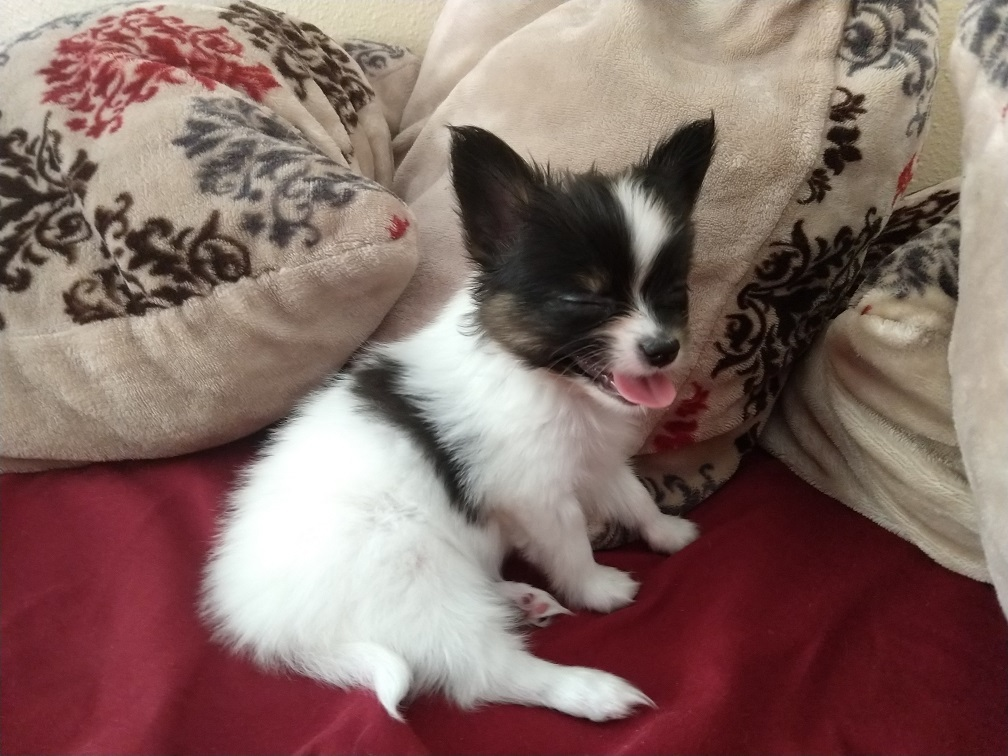
#> input picture examples/sample_images/aurora.jpg, 1008 x 756 px, given in place of the camera
$ python morphological_ops.py
#> lines starting #> are read from the running program, lines starting #| are printed output that depends on the picture; after the words box and inside, x2 and y2 are one past the last pixel; in counts of white or black regions, pixels touching at a corner belong together
import cv2 as cv
import numpy as np

webcam = cv.VideoCapture(0)


def morph_ops():

    cv.namedWindow('controls')
    cv.createTrackbar('threshold',
                      'controls',
                      0,
                      255,
                      lambda *args: None)

    cv.setTrackbarPos('threshold', 'controls', 127)

    cv.createTrackbar('blur',
                      'controls',
                      3,
                      100,
                      lambda *args: None)

    cv.setTrackbarPos('blur', 'controls', 3)

    cv.createTrackbar('erosion',
                      'controls',
                      0,
                      30,
                      lambda *args: None)

    cv.setTrackbarPos('erosion', 'controls', 15)

    cv.createTrackbar('dilation',
                      'controls',
                      0,
                      30,
                      lambda *args: None)

    cv.setTrackbarPos('dilation', 'controls', 15)

    # morph toggles
    cv.createTrackbar('dilation toggle',
                      'controls',
                      0,
                      1,
                      lambda *args: None)
    cv.setTrackbarPos('dilation toggle', 'controls', 0)

    cv.createTrackbar('erosion toggle',
                      'controls',
                      0,
                      1,
                      lambda *args: None)

    cv.setTrackbarPos('erosion toggle', 'controls', 0)


    key = ord('r')

    while key != ord('s'):
        still = webcam.read()
        img_gray = cv.cvtColor(still[1], cv.COLOR_BGR2GRAY)
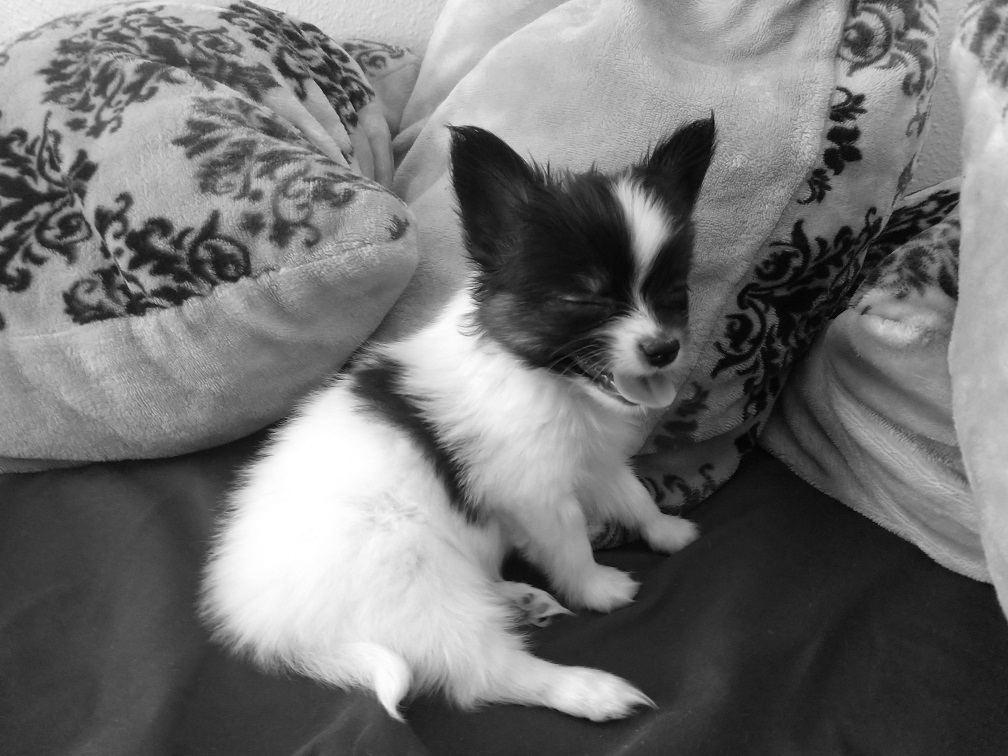
#> img_gray: shape (756, 1008); min 2, max 255, mean 114.9

        # ops
        thresh = int(cv.getTrackbarPos('threshold', 'controls'))
        ret, img = cv.threshold(img_gray,
                                thresh,
                                255,
                                cv.THRESH_BINARY)
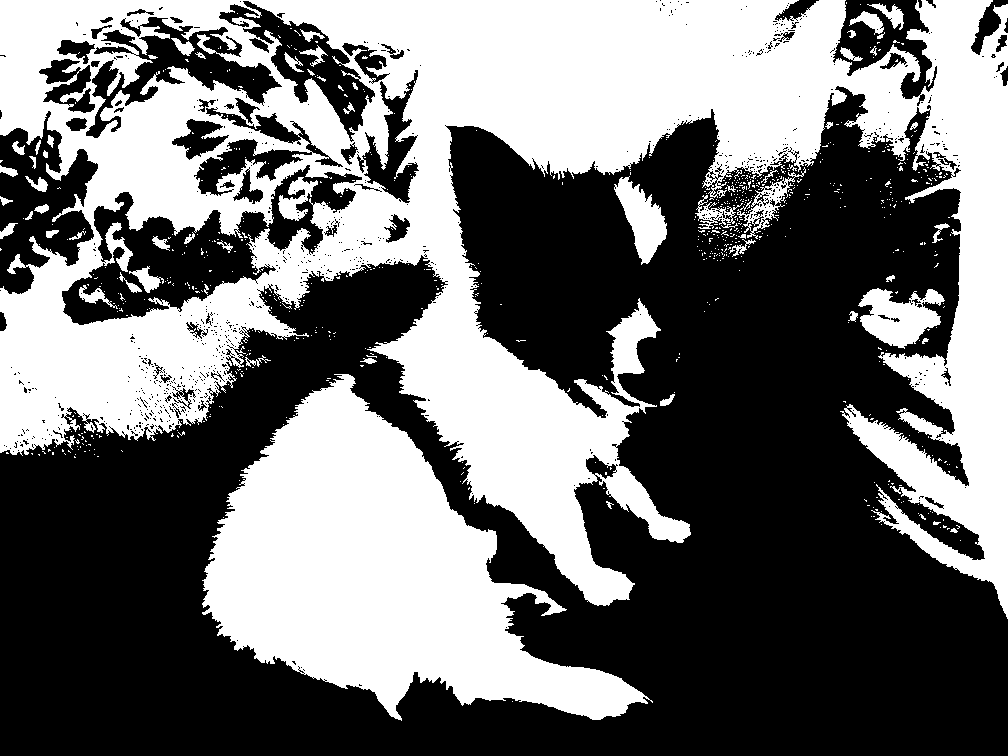
#> img: shape (756, 1008); 44.4% white; 754 white regions (691 under 20 px), largest, box (x1, y1, x2, y2) and area: (0, 0, 1008, 619) 250938, (202, 374, 653, 721) 72901, (858, 288, 945, 349) 3091
#> ret = 127

        blur_level = int(cv.getTrackbarPos('blur', 'controls'))
        if blur_level % 2 == 0:
            blur_level += 1

        img = cv.GaussianBlur(img, (blur_level, blur_level), 0)

        # morph ops
        dilation = int(cv.getTrackbarPos('dilation', 'controls'))
        dilation_tog = int(cv.getTrackbarPos('dilation toggle', 'controls'))

        erosion = int(cv.getTrackbarPos('erosion', 'controls'))
        erosion_tog = int(cv.getTrackbarPos('erosion toggle', 'controls'))

        if erosion_tog:
            img = cv.erode(img,
                            np.ones((erosion, erosion),
                            dtype=int))

        if dilation_tog:
            img = cv.dilate(img,
                            np.ones((dilation, dilation),
                            dtype=int))


        cv.imshow('output img', img)
        key = cv.waitKey(5)
#> (key Esc is pressed here)


morph_ops()

$ run again, on examples/sample_images/boat1.jpg
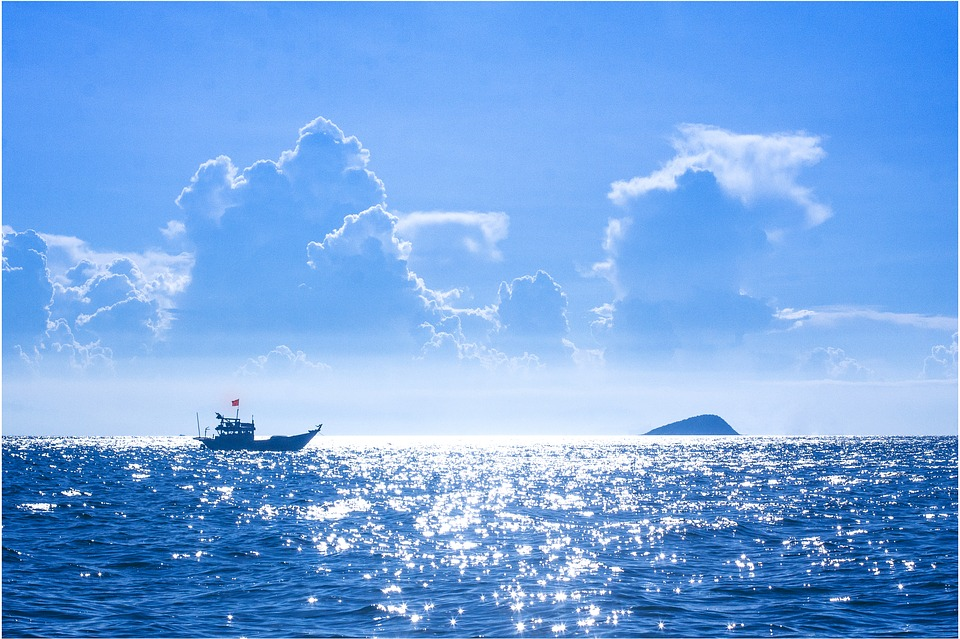
#> input picture examples/sample_images/boat1.jpg, 960 x 639 px, given in place of the camera
#> in morph_ops, `ret, img = cv.threshold(img_gray, thresh, 255, cv.THRESH_BINARY)`:
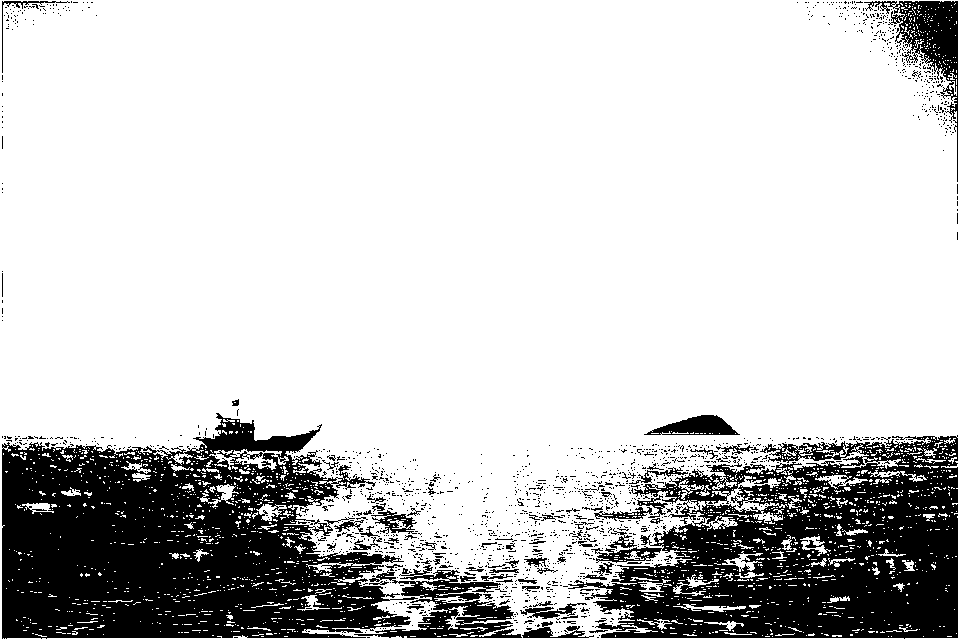
#> img: shape (639, 960); 79.3% white; 1672 black regions (1594 under 20 px), largest, box (x1, y1, x2, y2) and area: (2, 413, 418, 639) 59874, (568, 435, 958, 639) 47898, (354, 565, 522, 638) 4395
#> ret = 127
#> in morph_ops, `img = cv.GaussianBlur(img, (blur_level, blur_level), 0)`:
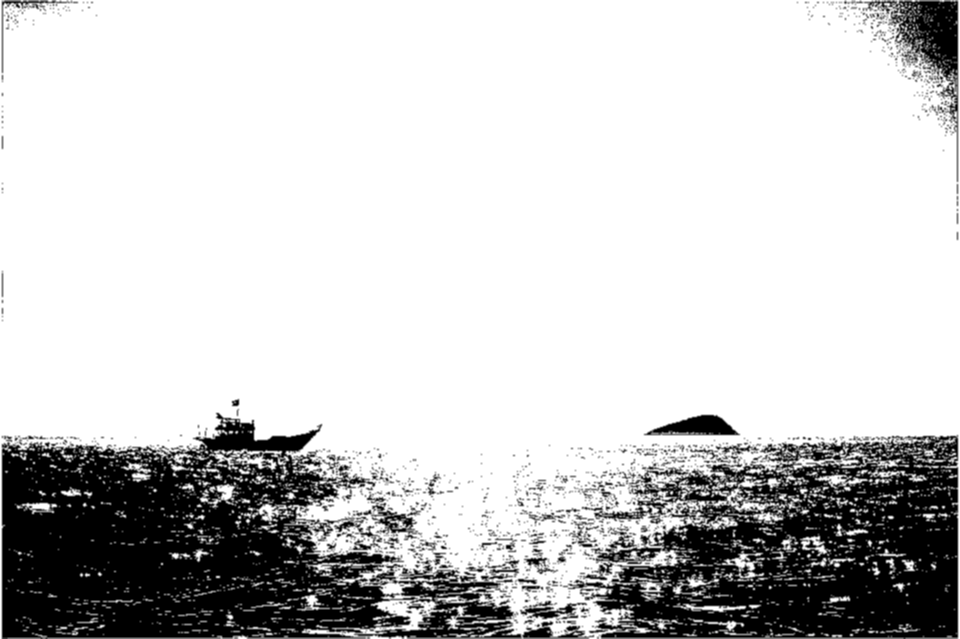
#> img: shape (639, 960); min 0, max 255, mean 202.2

$ run again, on examples/sample_images/coins1.jpg
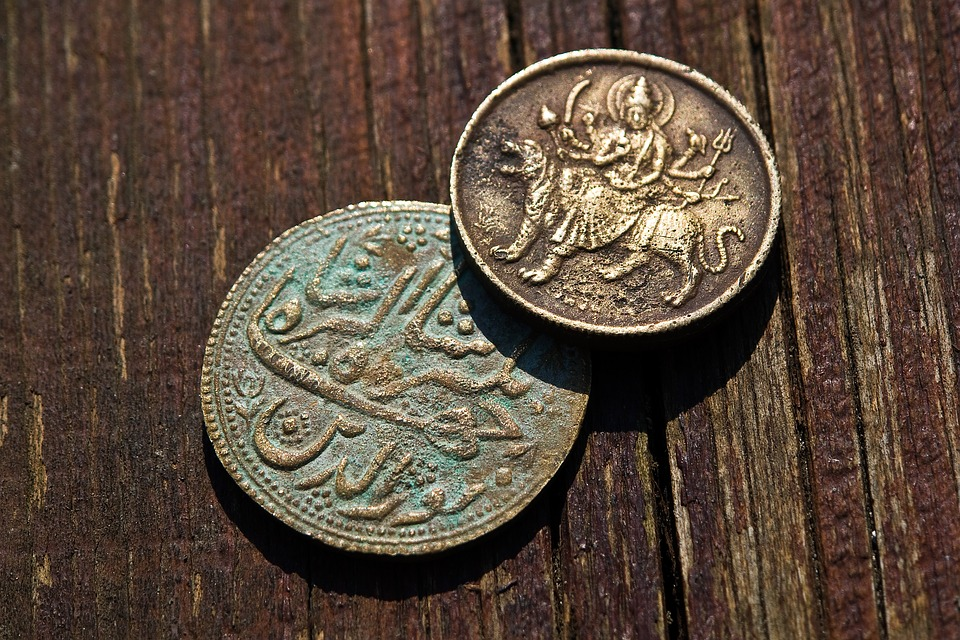
#> input picture examples/sample_images/coins1.jpg, 960 x 640 px, given in place of the camera
#> in morph_ops, `ret, img = cv.threshold(img_gray, thresh, 255, cv.THRESH_BINARY)`:
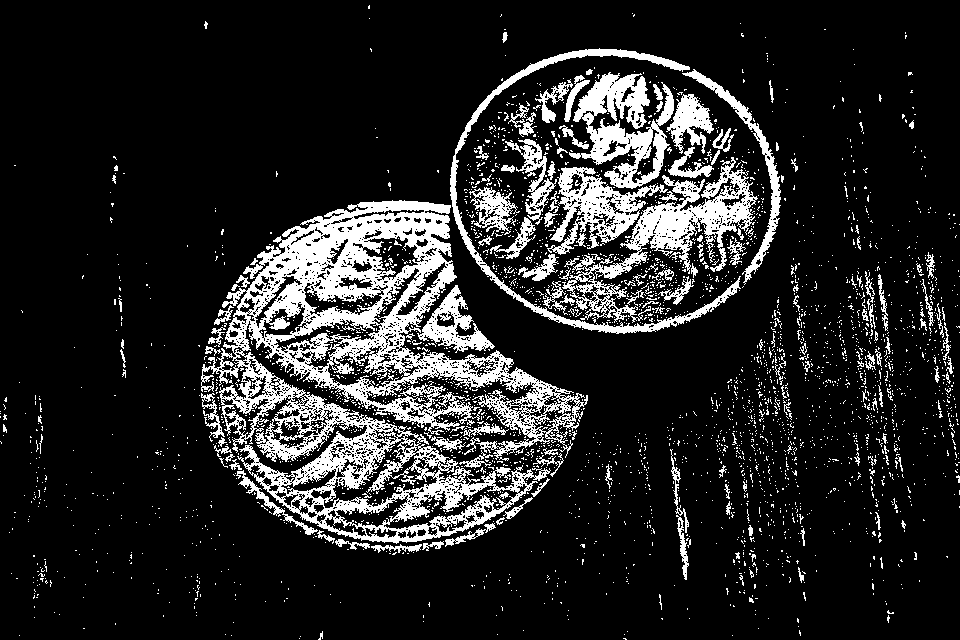
#> img: shape (640, 960); 15% white; 3170 white regions (3010 under 20 px), largest, box (x1, y1, x2, y2) and area: (201, 200, 588, 544) 43645, (562, 157, 758, 323) 7337, (569, 72, 674, 189) 5498
#> ret = 127
#> in morph_ops, `img = cv.GaussianBlur(img, (blur_level, blur_level), 0)`:
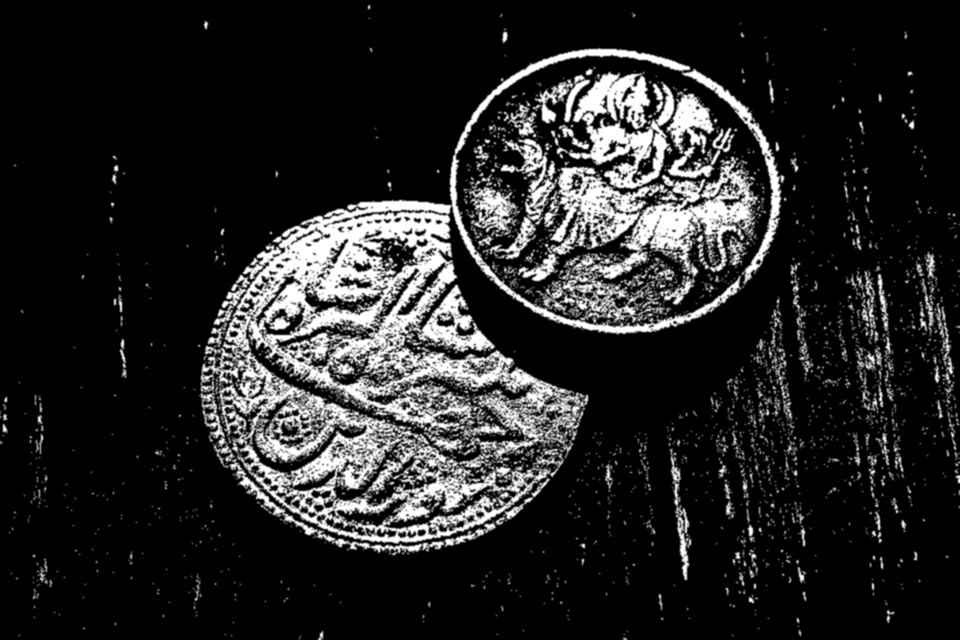
#> img: shape (640, 960); min 0, max 255, mean 38.2
